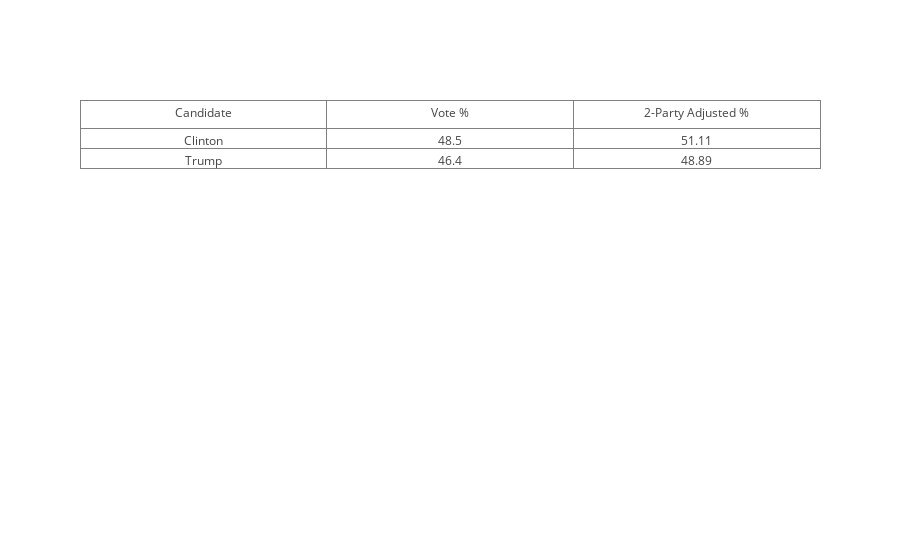

The notebook cell this image was saved under:
### Code cell
# actual outcome of 2016 election
# from https://www.cnn.com/election/2016/results/president

# Table 1

trace = go.Table(
    header=dict(values=['Candidate', 'Vote %', '2-Party Adjusted %']),
    cells=dict(values=[['Clinton', 'Trump'],
                       [48.5, 46.4],
                       [51.11,48.89]]))

data = [trace] 
iplot(data, filename = 'basic_table')

### Figure 1 — Plotly figure (JSON) as saved in the notebook; plotly's stock layout.template omitted (floating-point values rounded to 4 significant figures)
{"data": [{"cells": {"values": [["Clinton", "Trump"], [48.5, 46.4], [51.11, 48.89]]}, "header": {"values": ["Candidate", "Vote %", "2-Party Adjusted %"]}, "type": "table"}], "layout": {}}
